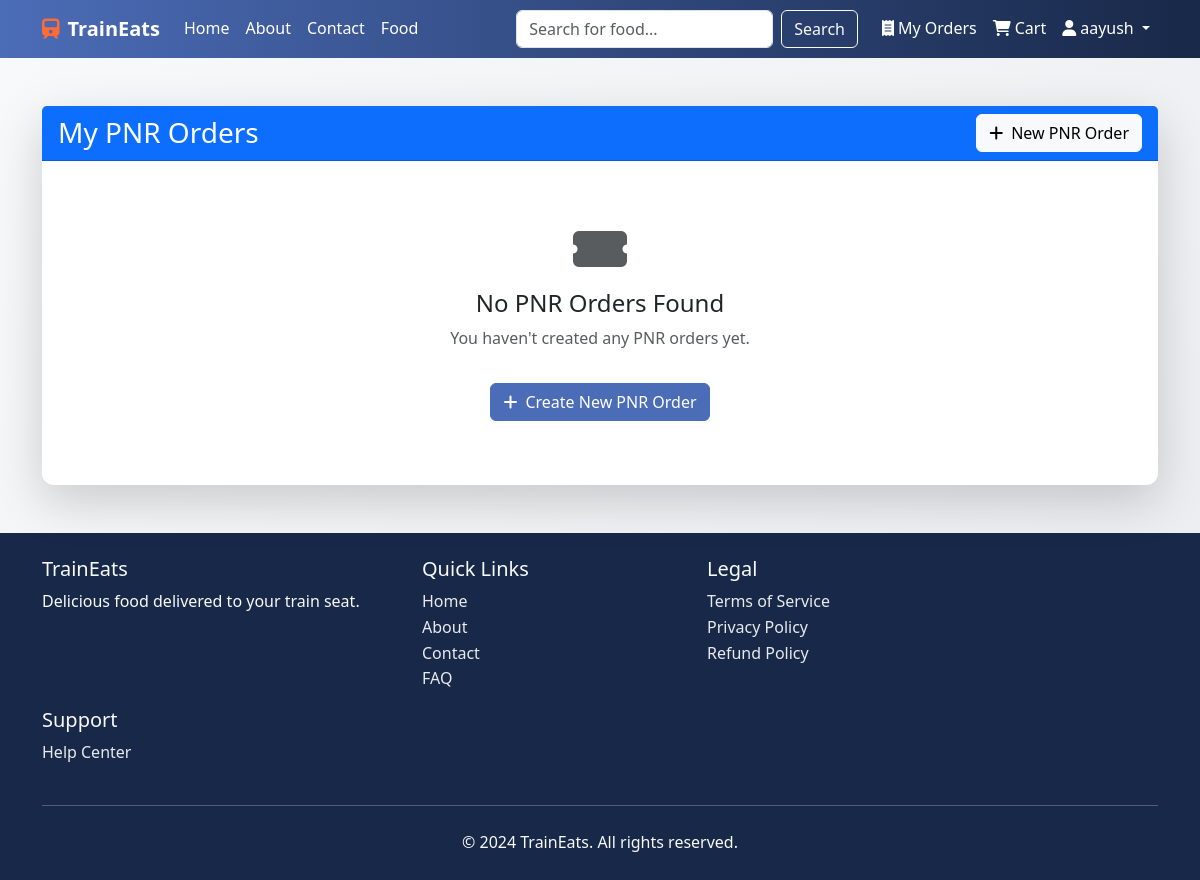
The app's page /orders/pnr-orders/ (signed in), older data.
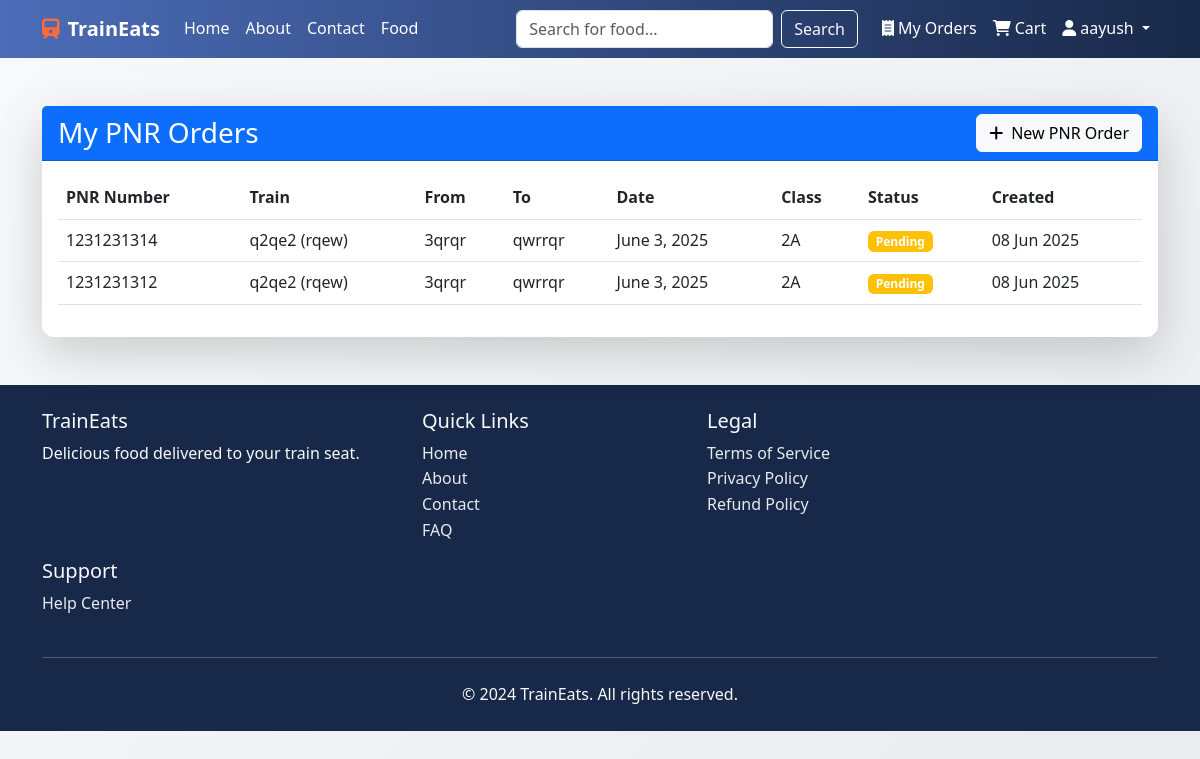
The same page, newer data.
### orders/models.py (models this page shows, shortened)
class PNROrder(models.Model):
    STATUS_CHOICES = (
        ('pending', 'Pending'),
        ('confirmed', 'Confirmed'),
        ('cancelled', 'Cancelled'),
        ('completed', 'Completed')
    )
    user = models.ForeignKey(settings.AUTH_USER_MODEL, on_delete=models.CASCADE)
    pnr_number = models.CharField(max_length=10, unique=True)
    train_number = models.CharField(max_length=10)
    train_name = models.CharField(max_length=100)
    from_station = models.CharField(max_length=100)
    to_station = models.CharField(max_length=100)
    journey_date = models.DateField()
    class_type = models.CharField(max_length=50)
    passenger_count = models.PositiveIntegerField(default=1)
    status = models.CharField(max_length=20, choices=STATUS_CHOICES, default='pending')
    created_at = models.DateTimeField(auto_now_add=True)
    updated_at = models.DateTimeField(auto_now=True)
    class Meta:
        ordering = ['-created_at']
        verbose_name = 'PNR Order'
        verbose_name_plural = 'PNR Orders'

### orders/views.py (the view)
# urls.py: path('pnr-orders/', views.pnr_order_list, name='pnr_order_list'),
@login_required
def pnr_order_list(request):
    orders = PNROrder.objects.filter(user=request.user)
    return render(request, 'orders/pnr_order_list.html', {'orders': orders})

### orders/context_processors.py (called while the page is built)
def cart_item_count(request):
    if not request.user.is_authenticated:
        return {'cart_item_count': 0}
    try:
        cart = Cart.objects.get(user=request.user)
        count = sum(item.quantity for item in cart.items.all())
    except Cart.DoesNotExist:
        count = 0
    return {'cart_item_count': count}

### templates/orders/pnr_order_list.html (shortened to what this page needs)
{% extends 'base.html' %}
{% block content %}
<div class="container">
    <div class="row">
        <div class="col-12">
            <div class="card shadow-lg border-0 rounded-lg mt-5">
                <div class="card-header bg-primary text-white d-flex justify-content-between align-items-center">
                    <h3 class="mb-0">My PNR Orders</h3>
                    <a href="{% url 'orders:pnr_order' %}" class="btn btn-light">
                        <i class="fas fa-plus me-2"></i>New PNR Order
                    </a>
                </div>
                <div class="card-body">
                    {% if orders %}
                        <div class="table-responsive">
                            <table class="table table-hover">
                                <thead>
                                    <tr>
                                        <th>PNR Number</th>
                                        <th>Train</th>
                                        <th>From</th>
                                        <th>To</th>
                                        <th>Date</th>
                                        <th>Class</th>
                                        <th>Status</th>
                                        <th>Created</th>
                                    </tr>
                                </thead>
                                <tbody>
                                    {% for order in orders %}
                                    <tr>
                                        <td>{{ order.pnr_number }}</td>
                                        <td>{{ order.train_name }} ({{ order.train_number }})</td>
                                        <td>{{ order.from_station }}</td>
                                        <td>{{ order.to_station }}</td>
                                        <td>{{ order.journey_date }}</td>
                                        <td>{{ order.class_type }}</td>
                                        <td>
                                            <span class="badge {% if order.status == 'confirmed' %}bg-success
                                                             {% elif order.status == 'pending' %}bg-warning
                                                             {% elif order.status == 'cancelled' %}bg-danger
                                                             {% else %}bg-info{% endif %}">
                                                {{ order.status|title }}
                                            </span>
                                        </td>
                                        <td>{{ order.created_at|date:"d M Y" }}</td>
                                    </tr>
                                    {% endfor %}
                                </tbody>
                            </table>
                        </div>
                    {% else %}
                        <div class="text-center py-5">
                            <i class="fas fa-ticket-alt fa-3x text-muted mb-3"></i>
                            <h4>No PNR Orders Found</h4>
                            <p class="text-muted">You haven't created any PNR orders yet.</p>
                            <a href="{% url 'orders:pnr_order' %}" class="btn btn-primary mt-3">
                                <i class="fas fa-plus me-2"></i>Create New PNR Order
                            </a>
                        </div>
                    {% endif %}
                </div>
            </div>
        </div>
    </div>
</div>
{% endblock %}

Row changes from the older to the newer data that the page shows:
added PNROrder: pnr_number "1231231314", train_name "q2qe2", train_number "rqew", from_station "3qrqr", to_station "qwrrqr", journey_date "June 3, 2025", class_type "2A", status "Pending", created_at "08 Jun 2025"
added PNROrder: pnr_number "1231231312", train_name "q2qe2", train_number "rqew", from_station "3qrqr", to_station "qwrrqr", journey_date "June 3, 2025", class_type "2A", status "Pending", created_at "08 Jun 2025"
Text that changed along with them:
text no longer shown: "No PNR Orders Found You haven't created any PNR orders yet. Create New PNR Order"
text now shown: "PNR Number Train From To Date Class Status Created"
